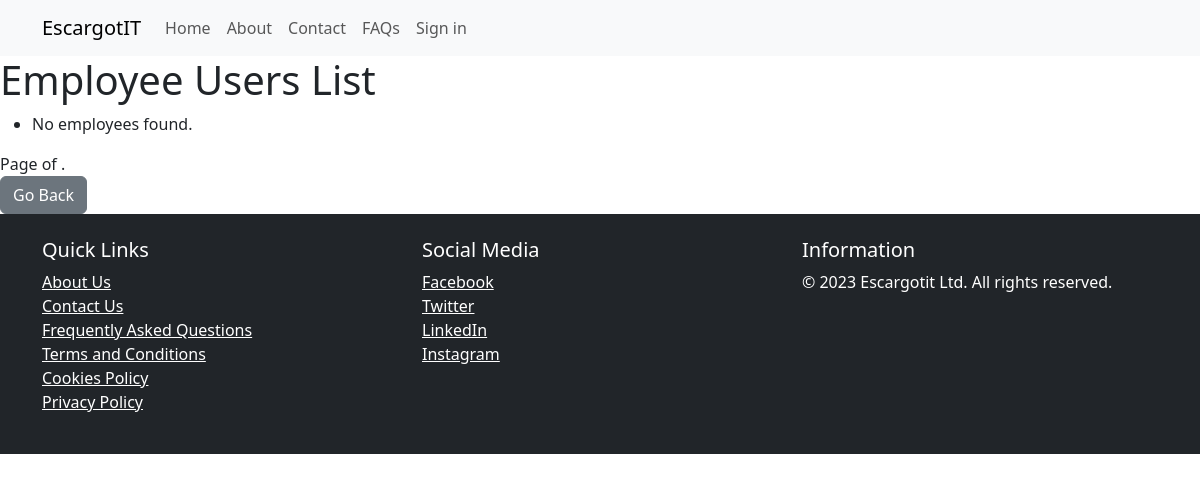
/employees/, run on an earlier commit of the app's database.
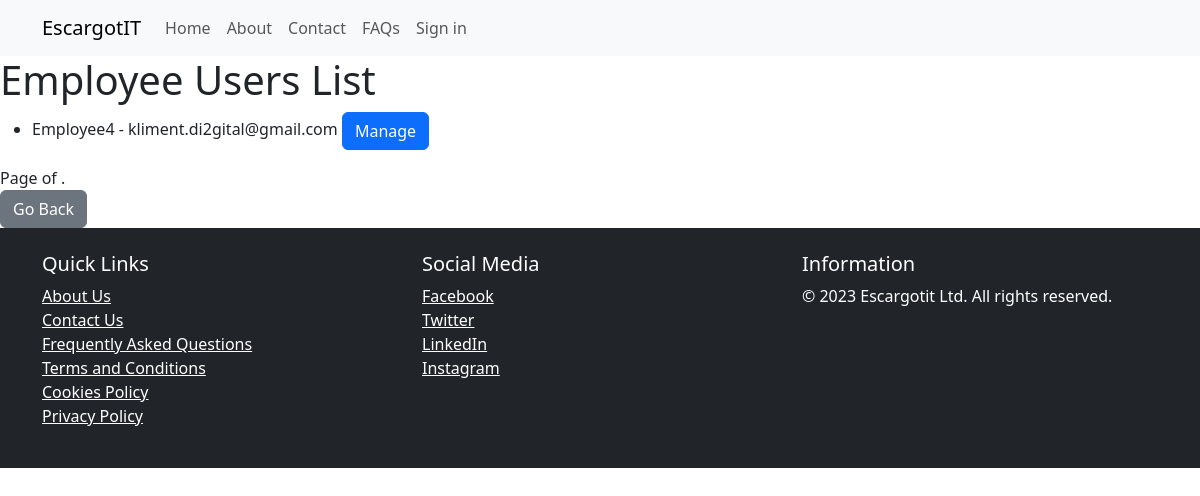
And on a later commit of the database.
### core/models.py (models this page shows, shortened)
class EmployeeUser(models.Model):
    user = models.OneToOneField(User, on_delete=models.CASCADE)
    admin = models.ForeignKey(AdminUser, on_delete=models.CASCADE, null=True, blank=True)
    can_create_snailbed = models.BooleanField(default=False)

### core/views.py (the view)
# urls.py: path('employees/', EmployeeUserListView.as_view(), name='employees'),
class EmployeeUserListView(ListView):
    model = EmployeeUser
    template_name = 'employee_user_list.html'  # Create this template
    context_object_name = 'employees'  # Context variable name for the list of employees
    ordering = ['user__username']  # Define your desired ordering
    paginate_by = 10  # Set the number of items per page (adjust as needed)

### templates/employee_user_list.html (shortened to what this page needs)
{% extends "base/base.html" %}
{% block content %}
    <h1>Employee Users List</h1>
    <ul>
        {% for employee in employees %}
            <li>
                {{ employee.user.username }} - {{ employee.user.email }}
                <a href="{% url 'manage_employee' employee.id %}" class="btn btn-primary">Manage</a>
            </li>
        {% empty %}
            <li>No employees found.</li>
        {% endfor %}
    </ul>
    <div class="pagination">
        <span class="step-links">
            <span class="current-page">
                Page {{ employees.number }} of {{ employees.paginator.num_pages }}.
            </span>
        </span>
    </div>
    <div class="button-container">
        <a class="btn btn-secondary" href="{% url 'custom_admin_panel' %}">Go Back</a>
    </div>
{% endblock %}

What changed in the data, as far as the page shows it:
added EmployeeUser: user.username "Employee4", user.email "kliment.di2gital@gmail.com"
Also different on the page:
text no longer shown: "No employees found."
